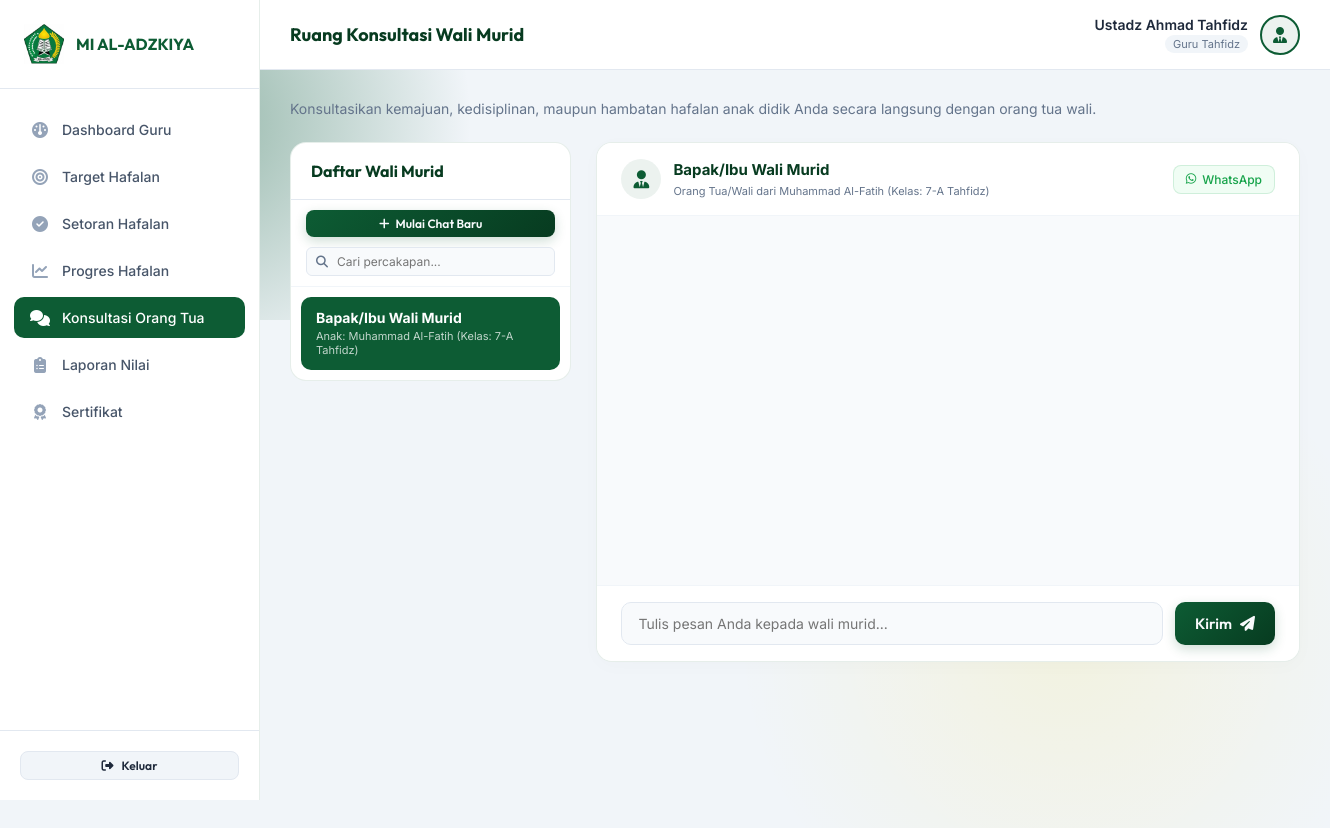
The app's page /guru/konsultasi.php (signed in) with its own data.
### tables this page shows
CREATE TABLE orang_tua (
    id INT AUTO_INCREMENT PRIMARY KEY,
    user_id INT NOT NULL UNIQUE,
    nama_lengkap VARCHAR(100) NOT NULL,
    hubungan ENUM('Ayah','Ibu','Wali') NULL,
    ttl VARCHAR(100) NULL,
    no_hp VARCHAR(20),
    alamat TEXT,
    FOREIGN KEY (user_id) REFERENCES users(id) ON DELETE CASCADE
);

### guru/konsultasi.php (the view, shortened to what this page needs)
<?php
require_once 'header.php';
$parent_list = [];
$selected_parent_user_id = 0;
$selected_parent = null;
try {
    $stmt_parents = $pdo->prepare("
        SELECT DISTINCT o.id AS ortu_id, o.user_id AS ortu_user_id, o.nama_lengkap AS nama_ortu, o.no_hp,
               (SELECT CONCAT(s.nama_lengkap, ' (Kelas: ', k.nama_kelas, ')')
                FROM siswa s
                JOIN kelas k ON s.kelas_id = k.id
                WHERE s.orang_tua_id = o.id LIMIT 1) AS info_anak,
               (SELECT COUNT(*) FROM konsultasi WHERE pengirim_id = o.user_id AND penerima_id = :my_user_id3 AND is_read = 0) AS unread_count
        FROM orang_tua o
        LEFT JOIN siswa s ON s.orang_tua_id = o.id
        LEFT JOIN kelas k ON s.kelas_id = k.id
        WHERE k.wali_kelas_id = :guru_id
           OR o.user_id IN (
               SELECT pengirim_id FROM konsultasi WHERE penerima_id = :my_user_id1
               UNION
               SELECT penerima_id FROM konsultasi WHERE pengirim_id = :my_user_id2
           )
        ORDER BY o.nama_lengkap ASC
    ");
    $stmt_parents->execute([
        'guru_id' => $guru_id,
        'my_user_id1' => $user_id,
        'my_user_id2' => $user_id,
        'my_user_id3' => $user_id
    ]);
    $parent_list = $stmt_parents->fetchAll();
    $selected_parent_user_id = intval($_GET['parent_user_id'] ?? 0);
    if ($selected_parent_user_id <= 0 && !empty($parent_list)) {
        $first_unread = 0;
        $selected_parent_user_id = $first_unread > 0 ? $first_unread : $parent_list[0]['ortu_user_id'];
    }
    if ($selected_parent_user_id > 0) {
        foreach ($parent_list as $p) {
            if ($p['ortu_user_id'] == $selected_parent_user_id) {
                $selected_parent = $p;
                break;
            }
        }
    }
} catch (\PDOException $e) {
    $error = 'Gagal memuat obrolan konsultasi: ' . $e->getMessage();
}
?>
<div style="margin-bottom: 25px;">
    <p style="font-size: 14px; color: var(--text-muted);">
        Konsultasikan kemajuan, kedisiplinan, maupun hambatan hafalan anak didik Anda secara langsung dengan orang tua wali.
    </p>
</div>
<div style="display: grid; grid-template-columns: 1fr 2.5fr; gap: 25px; align-items: start; flex-wrap: wrap;">
    <div>
        <div class="admin-card-table" style="box-shadow: none; border: 1px solid rgba(13, 92, 52, 0.1);">
            <div class="admin-card-header" style="padding: 18px 20px;">
                <h2>Daftar Wali Murid</h2>
            </div>
            <div style="padding: 10px 15px 5px 15px;">
                <button onclick="toggleNewChatForm()" class="btn btn-primary btn-sm" style="width: 100%; display: flex; align-items: center; justify-content: center; gap: 6px; border-radius: 8px;">
                    <i class="fa-solid fa-plus"></i> Mulai Chat Baru
                </button>
            </div>
            <div style="padding: 5px 15px 10px 15px; border-bottom: 1.5px solid #f1f5f9;">
                <div style="position: relative;">
                    <i class="fa-solid fa-magnifying-glass" style="position: absolute; left: 10px; top: 50%; transform: translateY(-50%); color: var(--text-muted); font-size: 12px;"></i>
                    <input type="text" id="searchParentInput" onkeyup="filterParents()" placeholder="Cari percakapan..." class="form-control" style="font-size: 12px; padding: 6px 10px 6px 30px; border-radius: 6px; width: 100%;">
                </div>
            </div>
            <div style="padding: 10px; display: flex; flex-direction: column; gap: 5px; max-height: 450px; overflow-y: auto;">
                <?php if (empty($parent_list)): ?>
                    <p style="padding: 15px; font-size: 13px; color: var(--text-muted); text-align: center;">Belum ada kontak wali murid.</p>
                <?php else: ?>
                    <?php foreach ($parent_list as $parent):
                        $is_active = $parent['ortu_user_id'] == $selected_parent_user_id;
                        $bg_color = $is_active ? 'var(--primary-color)' : '#f8fafc';
                        $text_color = $is_active ? '#ffffff' : 'var(--text-main)';
                        $sub_color = $is_active ? 'rgba(255,255,255,0.75)' : 'var(--text-muted)';
                        $border = $is_active ? 'none' : '1px solid #e2e8f0';
                    ?>
                        <a href="konsultasi.php?parent_user_id=<?php echo $parent['ortu_user_id']; ?>" class="parent-chat-item" style="display: block; padding: 12px 15px; text-decoration: none; border-radius: 10px; background-color: <?php echo $bg_color; ?>; color: <?php echo $text_color; ?>; border: <?php echo $border; ?>; transition: all 0.2s;">
                            <div style="display: flex; justify-content: space-between; align-items: flex-start;">
                                <strong class="parent-name" style="font-size: 14px;"><?php echo htmlspecialchars($parent['nama_ortu']); ?></strong>
                            </div>
                            <span style="font-size: 11px; color: <?php echo $sub_color; ?>; display: block; margin-top: 3px; line-height: 1.3;">
                                Anak: <?php echo htmlspecialchars($parent['info_anak'] ?? '-'); ?>
                            </span>
                        </a>
                    <?php endforeach; ?>
                <?php endif; ?>
            </div>
        </div>
    </div>
    <div>
        <?php if (!$selected_parent): ?>
            <div class="card" style="box-shadow: none; border: 1px solid rgba(13, 92, 52, 0.1); text-align: center; padding: 60px 20px;">
                <i class="fa-regular fa-comments" style="font-size: 40px; color: var(--primary-color); margin-bottom: 15px;"></i>
                <h3>Ruang Konsultasi Belum Dipilih</h3>
                <p style="font-size: 13px; color: var(--text-muted); max-width: 400px; margin: 0 auto; margin-top: 5px;">
                    Silakan pilih wali murid dari panel di sebelah kiri untuk membuka ruang obrolan bimbingan tahfidz.
                </p>
            </div>
        <?php else: ?>
            <div class="chat-container-box">
                <div class="chat-header">
                    <div style="display: flex; align-items: center; gap: 12px;">
                        <div style="width: 40px; height: 40px; border-radius: 50%; background-color: rgba(13, 92, 52, 0.08); display: flex; justify-content: center; align-items: center; color: var(--primary-color); font-size: 18px;">
                            <i class="fa-solid fa-user-tie"></i>
                        </div>
                        <div>
                            <strong style="color: var(--primary-dark); font-size: 15px; display: block;">
                                <?php echo htmlspecialchars($selected_parent['nama_ortu']); ?>
                            </strong>
                            <span style="font-size: 11px; color: var(--text-muted);">
                                Orang Tua/Wali dari <?php echo htmlspecialchars($selected_parent['info_anak'] ?? '-'); ?>
                            </span>
                        </div>
                    </div>
                    <?php if ($selected_parent['no_hp']): ?>
                        <div>
                            <a href="https://wa.me/<?php echo preg_replace('/[^0-9]/', '', $selected_parent['no_hp']); ?>" target="_blank" class="btn btn-secondary btn-sm" style="display: inline-flex; align-items: center; gap: 6px; width: auto; font-family: var(--font-body); font-weight: 500; font-size: 12px; color: #16a34a; background-color: #f0fdf4; border-color: rgba(22, 163, 74, 0.15);">
                                <i class="fa-brands fa-whatsapp"></i> WhatsApp
                            </a>
                        </div>
                    <?php endif; ?>
                </div>
                <div class="chat-messages" id="chatContainer">
                </div>
                <div class="chat-footer">
                    <form id="chatForm" class="chat-form" onsubmit="sendMessage(event)">
                        <input type="text" id="messageInput" name="message" class="chat-input" placeholder="Tulis pesan Anda kepada wali murid..." required autocomplete="off">
                        <button type="submit" class="btn btn-primary chat-send-btn">
                            <span>Kirim</span>
                            <i class="fa-solid fa-paper-plane"></i>
                        </button>
                    </form>
                </div>
            </div>
        <?php endif; ?>
    </div>
</div>
</main>
</div>
</div>
</body>
</html>

### assets/css/style.css (style rules this page uses)
:root { --primary-color: #0d5c34; --primary-light: #15804c; --primary-dark: #073b20; --accent-color: #ffd700; --accent-dark: #ccab00; --accent-glow: rgba(255, 215, 0, 0.35); --bg-dark: #0a140f; --text-main: #1e293b; --text-muted: #64748b; --text-light: #f8fafc; --card-bg: #ffffff; --card-border: rgba(13, 92, 52, 0.15); --error-color: #ef4444; --success-color: #10b981; --transition-speed: 0.3s; --font-heading: 'Outfit', sans-serif; --font-body: 'Inter', sans-serif; }
* { margin: 0; padding: 0; box-sizing: border-box; }
body { font-family: var(--font-body); background-color: var(--bg-dark); color: var(--text-main); min-height: 100vh; display: flex; justify-content: center; align-items: center; overflow-x: hidden; position: relative; }
body::before { content: ''; position: absolute; top: -10%; left: -10%; width: 50%; height: 50%; background: radial-gradient(circle, rgba(13, 92, 52, 0.4) 0%, transparent 70%); z-index: -1; pointer-events: none; }
body::after { content: ''; position: absolute; bottom: -10%; right: -10%; width: 60%; height: 60%; background: radial-gradient(circle, rgba(255, 215, 0, 0.1) 0%, transparent 70%); z-index: -1; pointer-events: none; }
.form-control { width: 100%; padding: 14px 16px 14px 44px; font-family: var(--font-body); font-size: 14px; border: 1.5px solid #e2e8f0; border-radius: 12px; background-color: #f8fafc; color: var(--text-main); outline: none; transition: all var(--transition-speed); }
.btn { width: 100%; padding: 14px; border: none; border-radius: 12px; font-family: var(--font-heading); font-size: 15px; font-weight: 600; cursor: pointer; transition: all var(--transition-speed); display: inline-flex; justify-content: center; align-items: center; gap: 8px; text-decoration: none; }
.btn-primary { background: linear-gradient(135deg, var(--primary-color) 0%, var(--primary-dark) 100%); color: var(--text-light); box-shadow: 0 4px 12px rgba(13, 92, 52, 0.2); }
.btn-secondary { background-color: #f1f5f9; color: var(--text-main); border: 1.5px solid #e2e8f0; }
.admin-body { background-color: #f1f5f9; color: var(--text-main); display: block; min-height: 100vh; overflow-x: hidden; }
.admin-card-table { background-color: #ffffff; border: 1px solid rgba(13, 92, 52, 0.08); border-radius: 16px; box-shadow: 0 4px 6px -1px rgba(0, 0, 0, 0.05); margin-bottom: 30px; overflow: hidden; }
.admin-card-header { padding: 20px 24px; border-bottom: 1px solid #e2e8f0; display: flex; justify-content: space-between; align-items: center; flex-wrap: wrap; gap: 15px; }
.admin-card-header h2 { font-family: var(--font-heading); font-size: 16px; font-weight: 700; color: var(--primary-dark); }
.btn-sm { padding: 6px 12px; font-size: 12px; border-radius: 8px; }

### guru/konsultasi.php (style rules this page uses)
.chat-container-box { display: flex; flex-direction: column; height: 520px; background-color: #ffffff; border: 1px solid rgba(13, 92, 52, 0.1); border-radius: 16px; overflow: hidden; box-shadow: 0 4px 20px rgba(0, 0, 0, 0.02); }
.chat-header { padding: 16px 24px; background-color: #ffffff; border-bottom: 1.5px solid #f1f5f9; display: flex; justify-content: space-between; align-items: center; }
.chat-messages { flex: 1; padding: 24px; overflow-y: auto; background-color: #f8fafc; display: flex; flex-direction: column; gap: 15px; }
.chat-footer { padding: 16px 24px; background-color: #ffffff; border-top: 1.5px solid #f1f5f9; }
.chat-form { display: flex; gap: 12px; }
.chat-input { flex: 1; padding: 12px 16px; font-family: var(--font-body); font-size: 14px; border: 1.5px solid #e2e8f0; border-radius: 10px; outline: none; background-color: #f8fafc; transition: all var(--transition-speed); }
.chat-send-btn { width: auto; padding: 12px 20px; border-radius: 10px; }

### records on screen
orang_tua: nama_lengkap "Bapak/Ibu Wali Murid", info_anak "Muhammad Al-Fatih (Kelas: 7-A Tahfidz)"

### other values on screen
$nama_guru "Ustadz Ahmad Tahfidz"
$selected_parent['info_anak'] "Muhammad Al-Fatih (Kelas: 7-A Tahfidz)"
